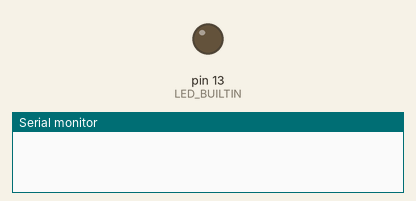
Recording of a sketch running on a simulated Arduino Uno, built with avr-gcc and run on an emulated ATmega328P. Parts: output pins drawn as LEDs (lit = HIGH), the last lines printed to the serial monitor.

Above: at 0.1 s.
At 7.1 s:
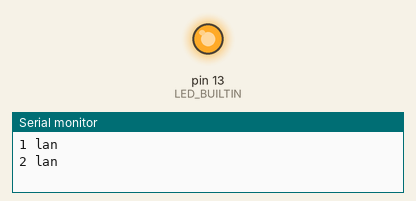
Timing chart, 0 to 8.6 s (numbered marks = the images above):
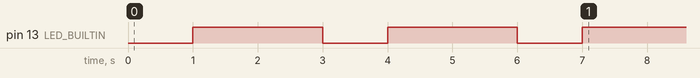

The sketch:

ledblink.ino
```cpp
void setup() {
  Serial.begin(9600);
  pinMode(LED_BUILTIN, OUTPUT);
  for(int i =0;i<3;i++){
      digitalWrite(LED_BUILTIN, LOW);
      delay(1000);
      digitalWrite(LED_BUILTIN, HIGH);
      delay(2000);
      Serial.print(i+1);
      Serial.println(" lan");
  }
}

void loop() {


}
```
